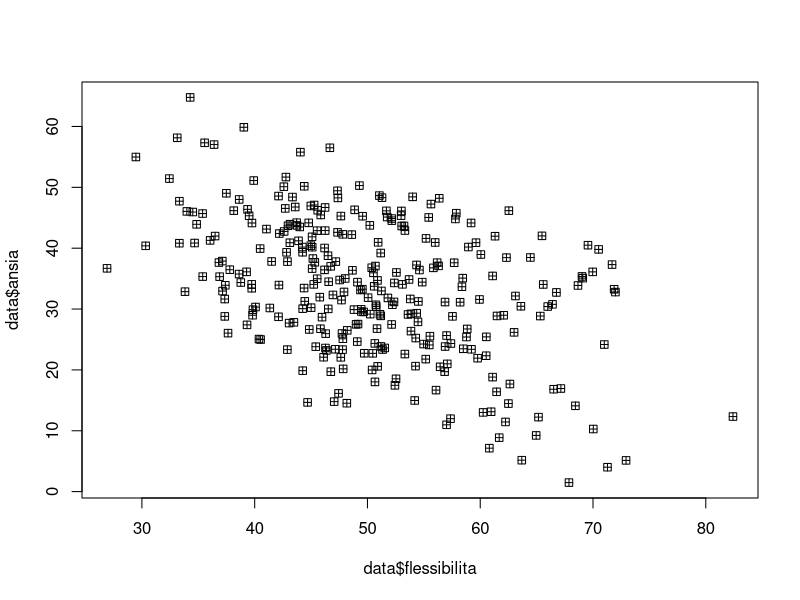
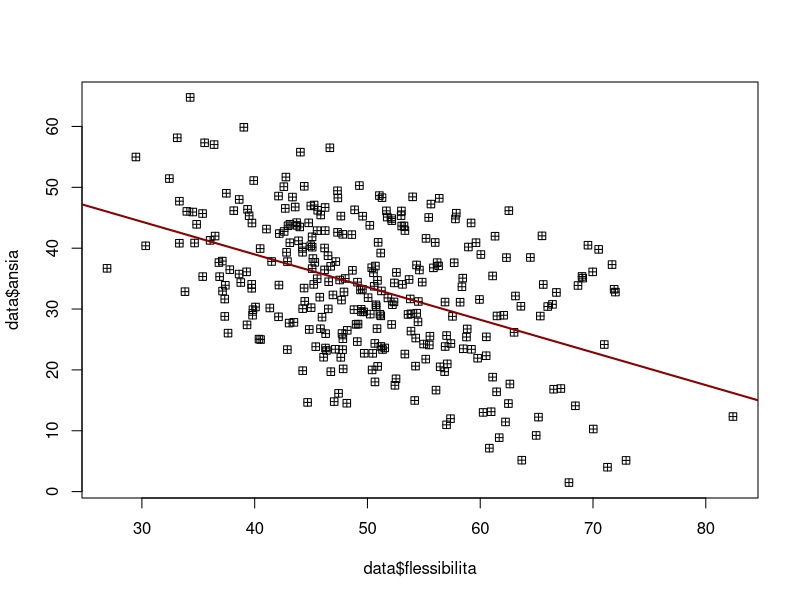
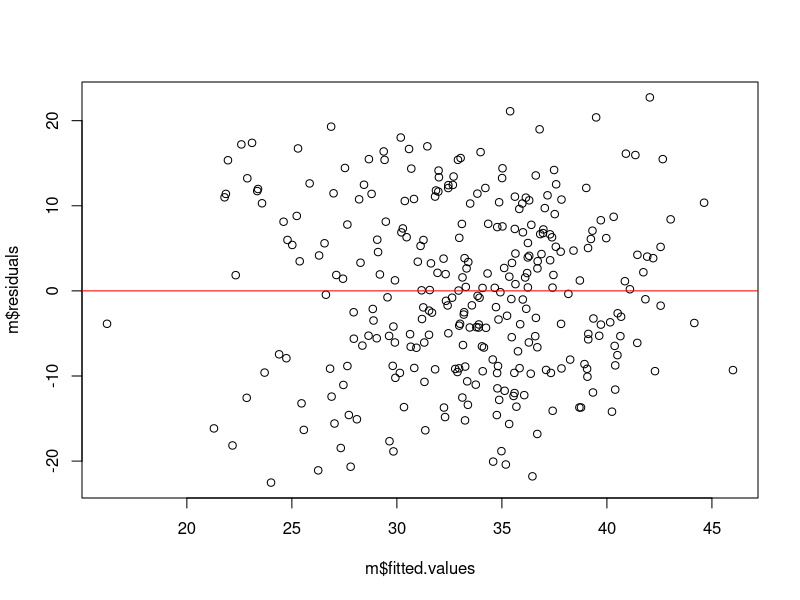
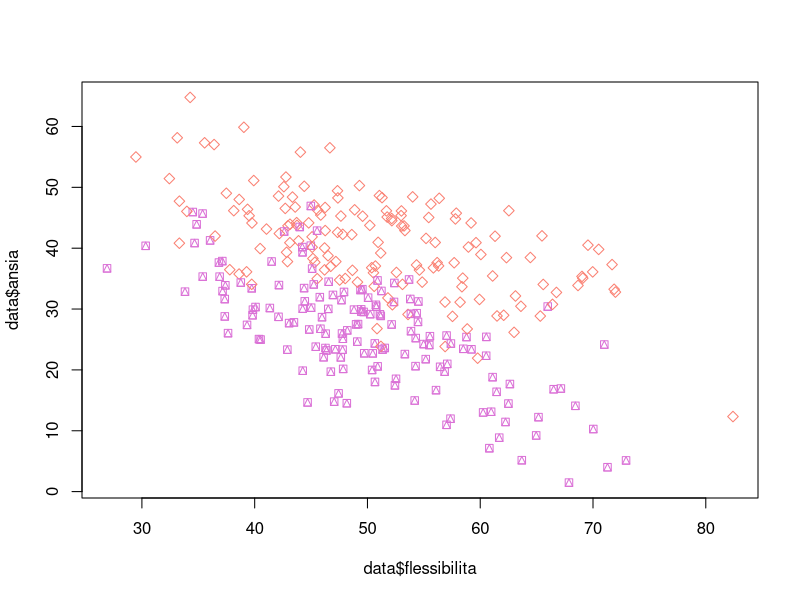
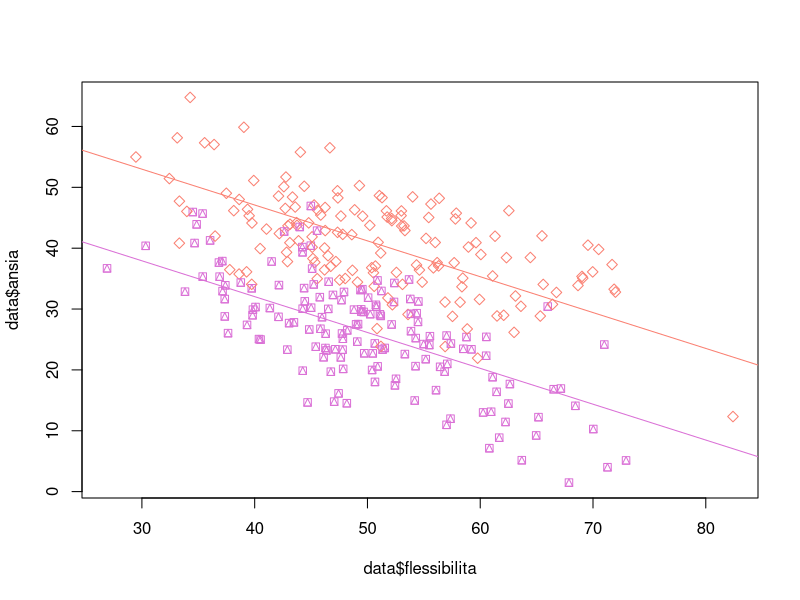
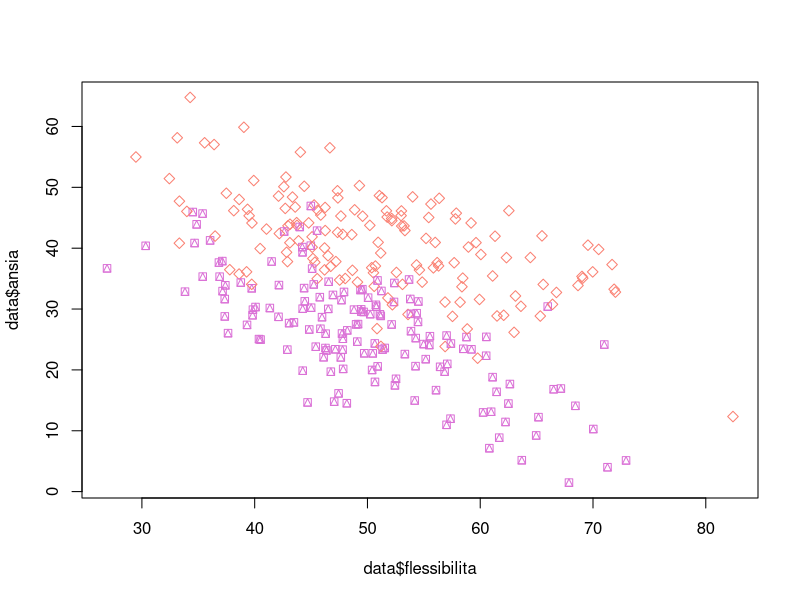
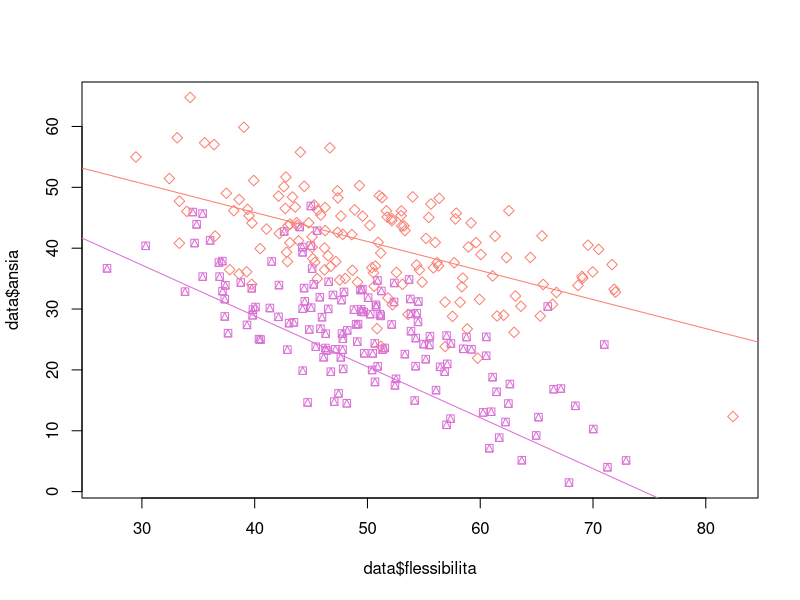
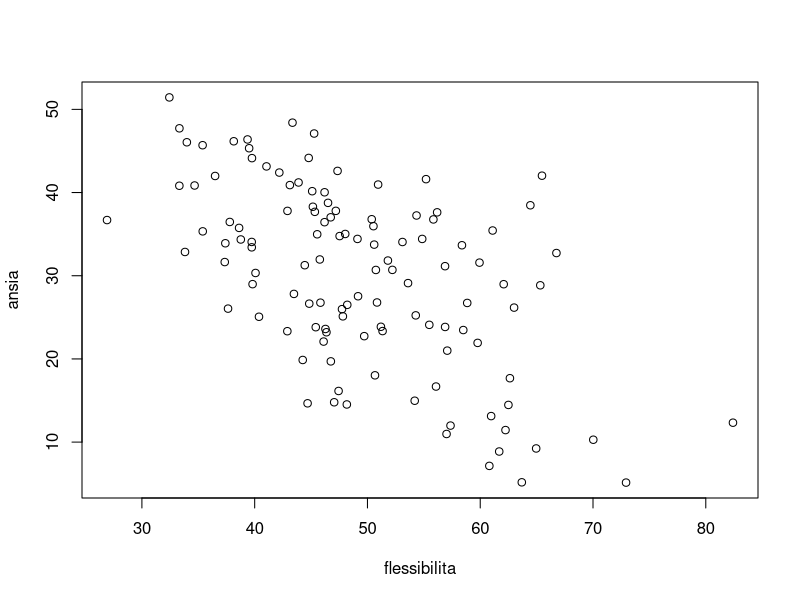

These charts were generated, in order, by the following R code:
## ---- chunk 1
myvar = T
echovar = T
evalvar = T
knitr::opts_chunk$set(include = myvar, 
                      echo = echovar,
                      eval = evalvar)
data = read.csv("regressione-completa.csv")
## ---- chunk 2
#| eval: true
str(data)
## ---- chunk 3
data = read.csv("regressione-completa.csv")
head(data)
## ---- chunk 4
plot(data$ansia ~ data$flessibilita, pch = 12)
## ---- chunk 5
#| echo: false

cat("Dal grafico si inutisce una relazione di tipo negativo")
## ---- chunk 6
m = lm(ansia ~ flessibilita, data = data)
summary(m)
## ---- chunk 7
#| echo: false 

cat("entrambi i parametri del modello sono significativi. Il coefficiente \n angolare negativo conferma la relazione negativa tra le variabili. Il modello spiega circa \n il 20% della varianza della y")
## ---- chunk 8
plot(data$ansia ~ data$flessibilita, pch = 12)
abline(m$coefficients[1], m$coefficients[2], 
       col ="darkred", lwd = 2)
## ---- chunk 9
modelcoef = data.frame(summary(m)$coefficients)
qquantile90 = qt(.95, 298)
deltaB0 = qquantile90*modelcoef$Std..Error[1]
deltaB = qquantile90*modelcoef$Std..Error[2]
ic = data.frame(limInf = c(modelcoef$Estimate[1] - deltaB0, 
                           modelcoef$Estimate[2] - deltaB), 
                 limSup = c(modelcoef$Estimate[1] + deltaB0, 
                           modelcoef$Estimate[2] + deltaB) )
ic
## ---- chunk 10
plot(m$fitted.values, m$residuals)
abline(h = 0, col ="red")
## ---- chunk 11
#| echo: false
cat("I residui non presentano una correlazione con i valori \n stimati dal modello")
## ---- chunk 12
plot(data$ansia ~ data$flessibilita, 
     pch = ifelse(data$mindfulness == "no", 5, 14), 
     col = ifelse(data$mindfulness == "no", "salmon", "orchid"))
## ---- chunk 13
mparall = lm( ansia ~ flessibilita + mindfulness, 
              data = data)
summary(mparall)
## ---- chunk 14
#| echo: true

cat("Il modello è significativo, insieme a tutti i parametri stimati. \n il modello con tutti i predittori spiega più del 60% della variabilità dei dati")
## ---- chunk 15
plot(data$ansia ~ data$flessibilita, 
     pch = ifelse(data$mindfulness == "no", 5, 14), 
     col = ifelse(data$mindfulness == "no", "salmon", "orchid"))
abline(mparall$coefficients[1], mparall$coefficients[2], col = "salmon")
abline((mparall$coefficients[1]+mparall$coefficients[3]), 
       mparall$coefficients[2], col = "orchid")
## ---- chunk 16
plot(data$ansia ~ data$flessibilita, 
     pch = ifelse(data$mindfulness == "no", 5, 14), 
     col = ifelse(data$mindfulness == "no", "salmon", "orchid"))
## ---- chunk 17
minter = lm( ansia ~ flessibilita * mindfulness, 
              data = data)
summary(minter)
## ---- chunk 18
#| echo: true

cat("Il modello è significativo, insieme a tutti i parametri stimati ad eccezione \n dell'effetto principale della mindfulness per cui non sembra ci siano differenze \n tra chi pratica e non pratica mindfulness nel livello di ansia. \n il modello con tutti i predittori spiega più del 65% della variabilità dei dati")
## ---- chunk 19
#| echo: false
## ---- chunk 20
plot(data$ansia ~ data$flessibilita, 
     pch = ifelse(data$mindfulness == "no", 5, 14), 
     col = ifelse(data$mindfulness == "no", "salmon", "orchid"))
abline(minter$coefficients[1], minter$coefficients[2], col = "salmon")
abline((minter$coefficients[1]+minter$coefficients[3]), 
       mparall$coefficients[2]+minter$coefficients[4], col = "orchid")
## ---- chunk 21
d1 = data[data$attivita == "yoga", ]
## ---- chunk 22
plot(ansia ~ flessibilita, data = d1)
## ---- chunk 23
myoga = lm(ansia ~ flessibilita, data = d1)
summary(myoga)

## ---- chunk 24
boxplot(ansia ~ mindfulness, data = data)
## ---- chunk 25
#| echo: false
cat("Dai boxplot sembra che le persone che non pratciano mindulness \n presentino livelli maggiori di ansia")
## ---- chunk 26
t.test(data$ansia[data$mindfulness == "sì"], 
       data$ansia[data$mindfulness == "no"], alternative = "less", 
       var.equal = TRUE)
## ---- chunk 27
#| echo: false

cat("Si rifiuta H0, le persone che praticano mindfulness hanno livelli minori \n ansia")
## ---- chunk 28
boxplot(flessibilita ~ mindfulness, data = data)
## ---- chunk 29
#| echo: false
#| eval: true
cat("Dai boxplot non sembrano esserci differenze tra le persone che praticano e \n non praticano mindulness sul livello di flessibilita")
## ---- chunk 30
t.test(data$flessibilita[data$mindfulness == "sì"], 
       data$flessibilita[data$mindfulness == "no"], 
       var.equal = TRUE)
## ---- chunk 31
#| echo: false

cat("Non si rifiuta H0, non ci sono differenze significative nella flessibilità \n tra persone che praticano e non praticano mindfulness")
## ---- chunk 32
mytest = t.test(data$flessibilita[data$mindfulness == "sì"], 
       data$flessibilita[data$mindfulness == "no"], var.equal = TRUE)
alpha = .08
q92 = qt(1-(alpha/2), mytest$parameter)
diff_medie = mytest$estimate[1] -  mytest$estimate[2]
se = mytest$stderr

diff_medie - q92*se
diff_medie + q92*se
